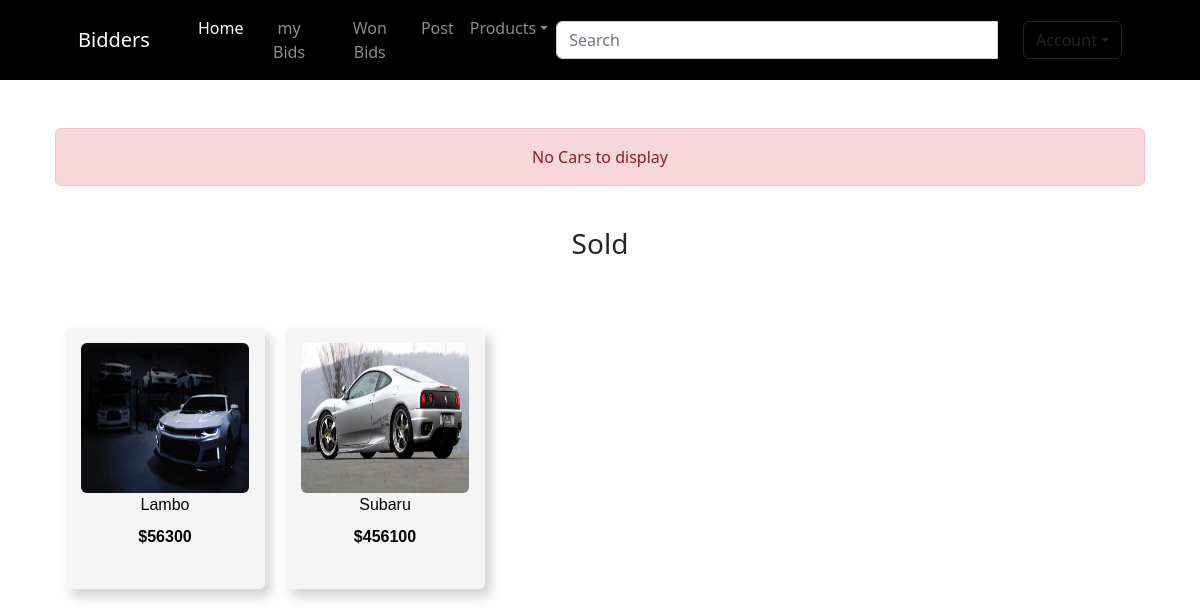
The app's page /car.php with its own data.
### tables this page shows
CREATE TABLE `product` (
  `id` int(255) NOT NULL,
  `buyer` varchar(255) NOT NULL,
  `username` varchar(255) NOT NULL,
  `productname` varchar(255) NOT NULL,
  `price` int(255) NOT NULL,
  `quantity` int(255) NOT NULL,
  `description` varchar(255) NOT NULL,
  `category` varchar(255) NOT NULL,
  `productimage` varchar(60) NOT NULL,
  `startdate` varchar(60) NOT NULL,
  `enddate` varchar(60) NOT NULL,
  `sellprice` int(11) NOT NULL,
  `sold` int(11) NOT NULL DEFAULT 1,
  `pay_status` int(11) NOT NULL DEFAULT 0
);

### car.php (the view, shortened to what this page needs)
<?php
@include('includes/userhead.php');
?>
<!DOCTYPE html>
<html>
<head>
</head>
<body class="text-center">
    <div class="container">
        <section>
<div class="row pt-5" id="cards" style="padding:25px">
<?php
        $query_command = "SELECT * FROM product WHERE sold = '1' && category = 'Cars' ";
      $query_res = $conn->query($query_command);
          if ($query_res->num_rows > 0){
            $a=0;
              while($row = $query_res->fetch_assoc()){
                $sdate = $row['startdate'];
                $pid=$row['id'];
            $a++;
            ?>
    <div class="card text-center">
            <div class="card-image">
                <img src="productimages/<?=$row['productimage']; ?>" alt="dp" class="img-a img-fluid" style="" width='100px' height='100px'>
            </div>
      <div class="namer card-title"><?php echo $row['productname'];?></div>
      <div><strong> $<?php echo $row['price']?></strong></div>
        <div class="card-footer p-4 pt-0 border-top-0 bg-transparent">
                                <div class="text-center">
                                    <?php echo "<a class='btn btn-small btn-primary' href='bid.php?id=".$row['id']."'>Bid</a>&nbsp;";?>
                                    </div>
                            </div>
  </div>
    <?php
        }
      }
      else{
         echo '<div class="alert alert-danger" role="alert">No Cars to display</div>';
      }
        ?>
</div>
        </section>
        <h3 class="text-center">Sold</h3>
        <section>
<div class="row pt-5" id="cards" style="padding:25px">
<?php
        $query_command = "SELECT * FROM product WHERE sold = '0' && category = 'Cars' ";
      $query_res = $conn->query($query_command);
          if ($query_res->num_rows > 0){
              while($row = $query_res->fetch_assoc()){
            ?>
    <div class="card text-center">
            <div class="card-image">
                <img src="productimages/<?=$row['productimage']; ?>" alt="dp" class="img-a img-fluid" style="" width='100px' height='100px'>
            </div>
      <div class="namer card-title"><?php echo $row['productname'];?></div>
      <div><strong> $<?php echo $row['price']?></strong></div>
        <div class="card-footer p-4 pt-0 border-top-0 bg-transparent">
                            </div>
  </div>
    <?php
        }
      }
      else{
         echo '<div class="alert alert-danger" role="alert">No Cars to display</div>';
      }
        ?>
</div>
        </section>
    </div>
    </body>
    </html>

### includes/userhead.php (shortened to what this page needs)
<!DOCTYPE html>
<html lang="en">
    <head>
        <link href="https://cdn.jsdelivr.net/npm/bootstrap-icons@1.5.0/font/bootstrap-icons.css" rel="stylesheet" />
        <link href="css/styles.css" rel="stylesheet" />
    </head>
    <body>
        <nav class="navbar navbar-expand-lg navbar-dark bg-black">
            <div class="container px-4 px-lg-5">
                <a class="navbar-brand" href="#!">Bidders</a>
                <div class="collapse navbar-collapse" id="navbarSupportedContent">
                    <ul class="navbar-nav me-auto mb-2 mb-lg-0 ms-lg-4">
                        <li class="nav-item"><a class="nav-link active" aria-current="page" href="userpage.php">Home</a></li>
                        <li class="nav-item"><a class="nav-link" href="mybids.php">my Bids</a></li>
                        <li class="nav-item"><a class="nav-link" href="myorder.php">Won Bids</a></li>
                        <li class="nav-item"><a class="nav-link" href="adpost.php">Post</a></li>
                        <li class="nav-item dropdown">
                            <a class="nav-link dropdown-toggle" id="navbarDropdown" href="#" role="button" data-bs-toggle="dropdown" aria-expanded="false">Products</a>
                        </li>
                    </ul>
                    <form class="navbar-form navbar-left" action="Search.php" method="POST">
                        <div class="input-group">
        <input type="text" class="form-control" name="search" placeholder="Search" size="40">
        <div class="input-group-btn">
          <button class="btn btn-default" type="submit">
          </button>
        </div>
      </div>
    </form>
                    <form class="d-flex">
                        <button class="btn btn-outline-dark" type="">
                            <a class="nav-link dropdown-toggle" id="navbarDropdown" href="#" role="button" data-bs-toggle="dropdown" aria-expanded="false">Account</a>
                        </button>
                    </form>
                </div>
            </div>
        </nav>
    </body>
</html>

### car.php (style rules this page uses)
.card { max-height: 350px; width: 200px; border: 1px solid #f9f9f9; box-shadow: 6px 8px 12px lightgrey; margin: 10px; background-color: #f5f5f5; padding: 15px; color: black; font-family: sans-serif; }
.card img { border-radius: 6px; width: 100%; height: 100%; }
.card-image { height: 150px; }

### records on screen
product: productimage (picture), productname "Lambo", price "56300"
product: productimage (picture), productname "Subaru", price "456100"
